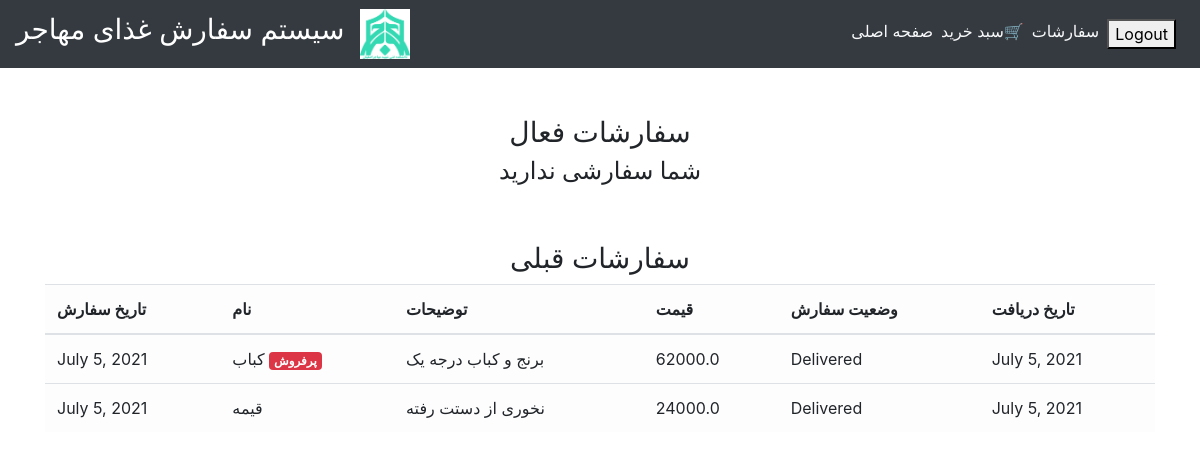
/order_details/ (signed in), run on the app's committed database.
### main/models.py (models this page shows, shortened)
class CartItems(models.Model):
    ORDER_STATUS = (
        ('Active', 'Active'),
        ('Delivered', 'Delivered')
    )
    user = models.ForeignKey(User, on_delete=models.CASCADE)
    item = models.ForeignKey(Item, on_delete=models.CASCADE)
    ordered = models.BooleanField(default=False)
    quantity = models.IntegerField(default=1)
    ordered_date = models.DateField(default=timezone.now)
    status = models.CharField(max_length=20, choices=ORDER_STATUS, default='Active')
    delivery_date = models.DateField(default=timezone.now)
    class Meta:
        verbose_name = 'Cart Item'
        verbose_name_plural = 'Cart Items'

class Item(models.Model):
    LABELS = (
        ('پرفروش', 'پرفروش'),
        ('جدید', 'جدید'),
        ('خوشمزه🔥', 'خوشمزه🔥'),
    )
    LABEL_COLOUR = (
        ('danger', 'danger'),
        ('success', 'success'),
        ('primary', 'primary'),
        ('info', 'info')
    )
    title = models.CharField(max_length=150)
    description = models.CharField(max_length=250,blank=True)
    price = models.FloatField()
    pieces = models.IntegerField(default=6)
    instructions = models.CharField(max_length=250,default="Jain Option Available")
    image = models.ImageField(default='default.png', upload_to='images/')
    labels = models.CharField(max_length=25, choices=LABELS, blank=True)
    label_colour = models.CharField(max_length=15, choices=LABEL_COLOUR, blank=True)
    slug = models.SlugField(default="sushi_name")
    created_by = models.ForeignKey(User, on_delete=models.CASCADE)

### main/views.py (the view)
# urls.py: path('order_details/', views.order_details, name='order_details'),
@login_required
def order_details(request):
    items = CartItems.objects.filter(user=request.user, ordered=True,status="Active").order_by('-ordered_date')
    cart_items = CartItems.objects.filter(user=request.user, ordered=True,status="Delivered").order_by('-ordered_date')
    bill = items.aggregate(Sum('item__price'))
    number = items.aggregate(Sum('quantity'))
    pieces = items.aggregate(Sum('item__pieces'))
    total = bill.get("item__price__sum")
    count = number.get("quantity__sum")
    total_pieces = pieces.get("item__pieces__sum")
    context = {
        'items':items,
        'cart_items':cart_items,
        'total': total,
        'count': count,
        'total_pieces': total_pieces
    }
    return render(request, 'main/order_details.html', context)

### main/templatetags/get_group.py (called while the page is built)
@register.filter(name='has_group')
def has_group(user, group_name):
    return user.groups.filter(name=group_name).exists()

### main/templates/main/order_details.html
{% extends "main/layout.html" %}
{% block content %}
<div class="cart">
    <div class="container">
        <div class="row">
            <div class="col-sm-12 mt-5">
                <h3 class="text-center">سفارشات فعال</h3>
                {% if items %}
                <h4 class="text-center">قیمت نهایی: {{total}}</h4>
                <h6 class="text-center">مبلغ را به پیک تحویل دهید. نوش جان</h6>
                <div class="table-responsive">
                    <table class="table table-light">
                        <thead>
                        <tr>
                            <th scope="col">تاریخ</th>
                            <th scope="col">نام</th>
                            <th scope="col">توضحات</th>
                            <th scope="col">قیمت</th>
                            <th scope="col">وضعیت سفارش</th>
                        </tr>
                        </thead>
                        <tbody>
                            {% for item_active in items %}
                        <tr>
                            <td>{{ item_active.ordered_date }}</td>
                            <td>{{ item_active.item.title }} <span class="badge badge-{{ item_active.item.label_colour }}">{{ item_active.item.labels }}</span></td>
                            <td>{{ item_active.item.description }}</td>
                            <td>{{ item_active.item.price }}</td>
                            <td>{{ item_active.status }}</td>
                        </tr>
                            {% endfor %}
                        </tbody>
                    </table>
                </div>
                {% else %}
                <h4 class="text-center">شما سفارشی ندارید</h4>
                {% endif %}
            </div>
        </div>
        <div class="row">
            <div class="col-sm-12 mt-5">
                <h3 class="text-center">سفارشات قبلی</h3>
                {% if cart_items %}
                <div class="table-responsive">
                    <table class="table table-light">
                        <thead>
                        <tr>
                            <th scope="col">تاریخ سفارش</th>
                            <th scope="col">نام</th>
                            <th scope="col">توضیحات</th>
                            <th scope="col">قیمت</th>
                            <th scope="col">وضعیت سفارش</th>
                            <th scope="col">تاریخ دریافت</th>
                        </tr>
                        </thead>
                        <tbody>
                            {% for cart in cart_items %}
                        <tr>
                            <td>{{ cart.ordered_date }}</td>
                            <td>{{ cart.item.title }} <span class="badge badge-{{ cart.item.label_colour }}">{{ cart.item.labels }}</span></td>
                            <td>{{ cart.item.description }}</td>
                            <td>{{ cart.item.price }}</td>
                            <td>{{ cart.status }}</td>
                            <td>{{ cart.delivery_date }}</td>
                        </tr>
                            {% endfor %}
                        </tbody>
                    </table>
                </div>
                {% else %}
               <h4 class="text-center">شما سفارشی ندارید</h4>
                {% endif %}
            </div>
        </div>
    </div>
</div>
{% endblock content %}

### data on the page
CartItems: ordered_date "July 5, 2021", item "کباب", item.labels "پرفروش", item.description "برنج و کباب درجه یک", item.price "62000.0", status "Delivered", delivery_date "July 5, 2021"
CartItems: ordered_date "July 5, 2021", item "قیمه", item.description "نخوری از دستت رفته", item.price "24000.0", status "Delivered", delivery_date "July 5, 2021"
